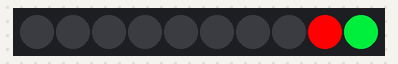
This sketch was run on a simulated Arduino Uno, built with avr-gcc and run on an emulated ATmega328P. On the bench: 10 RGB LEDs in strip order, left to right.

Above: at 0.05 s.
At 4.97 s:
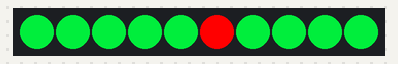
At 10.0 s:
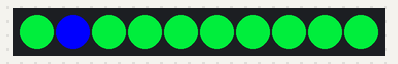
At 19.96 s:
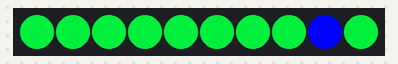
At 29.92 s:
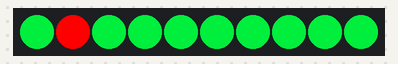
At 39.87 s:
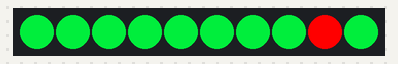

The sketch:

sketch_jul20a.ino
```cpp
#include <Adafruit_NeoPixel.h>
      #define PIN 2
      #define DE
// Parameter 1 = number of pixels in strip
// Parameter 2 = pin number (most are valid)
// Parameter 3 = pixel type flags, add together as needed:
//   NEO_KHZ800  800 KHz bitstream (most NeoPixel products w/WS2812 LEDs)
//   NEO_KHZ400  400 KHz (classic 'v1' (not v2) FLORA pixels, WS2811 drivers)
//   NEO_GRB     Pixels are wired for GRB bitstream (most NeoPixel products)
//   NEO_RGB     Pixels are wired for RGB bitstream (v1 FLORA pixels, not v2)
Adafruit_NeoPixel strip = Adafruit_NeoPixel(10, PIN, NEO_GRB + NEO_KHZ800);

void setup() {
  strip.setBrightness(255);
  strip.begin();
  strip.show(); // Initialize all pixels to 'off'
}


void loop () {
RedD(); RedU();
BlueD(); BlueU();
}

void Delay () {
  strip.show();
  delay(100);
}


void RedU () {
  strip.setPixelColor(0, 255, 0, 0);  strip.setPixelColor(1, 0, 200, 50);
  Delay();
  strip.setPixelColor(1, 255, 0, 0);  strip.setPixelColor(0, 0, 200, 50);
  Delay();
  strip.setPixelColor(2, 255, 0, 0);  strip.setPixelColor(1, 0, 200, 50);
  Delay();
  strip.setPixelColor(3, 255, 0, 0);  strip.setPixelColor(2, 0, 200, 50);
  Delay();
  strip.setPixelColor(4, 255, 0, 0);  strip.setPixelColor(3, 0, 200, 50);
  Delay();
  strip.setPixelColor(5, 255, 0, 0);  strip.setPixelColor(4, 0, 200, 50);
  Delay();
  strip.setPixelColor(6, 255, 0, 0);  strip.setPixelColor(5, 0, 200, 50);
  Delay();
  strip.setPixelColor(7, 255, 0, 0);  strip.setPixelColor(6, 0, 200, 50);
  Delay();
  strip.setPixelColor(8, 255, 0, 0);  strip.setPixelColor(7, 0, 200, 50);
  Delay();
  strip.setPixelColor(9, 255, 0, 0);  strip.setPixelColor(8, 0, 200, 50);
  Delay();
}
void RedD() {
  strip.setPixelColor(8, 255, 0, 0);  strip.setPixelColor(9, 0, 200, 50);
  Delay();
  strip.setPixelColor(7, 255, 0, 0);  strip.setPixelColor(8, 0, 200, 50);
  Delay();
  strip.setPixelColor(6, 255, 0, 0);  strip.setPixelColor(7, 0, 200, 50);
  Delay();
  strip.setPixelColor(5, 255, 0, 0);  strip.setPixelColor(6, 0, 200, 50);
  Delay();
  strip.setPixelColor(4, 255, 0, 0);  strip.setPixelColor(5, 0, 200, 50);
  Delay();
  strip.setPixelColor(3, 255, 0, 0);  strip.setPixelColor(4, 0, 200, 50);
  Delay();
  strip.setPixelColor(2, 255, 0, 0);  strip.setPixelColor(3, 0, 200, 50);
  Delay();
  strip.setPixelColor(1, 255, 0, 0);  strip.setPixelColor(2, 0, 200, 50);
  Delay();
}
void OrangeU () {
  strip.setPixelColor(0, 255, 125, 0);  strip.setPixelColor(1, 0, 200, 50);
  Delay();
  strip.setPixelColor(1, 255, 125, 0);  strip.setPixelColor(0, 0, 200, 50);
  Delay();
  strip.setPixelColor(2, 255, 125, 0);  strip.setPixelColor(1, 0, 200, 50);
  Delay();
  strip.setPixelColor(3, 255, 125, 0);  strip.setPixelColor(2, 0, 200, 50);
  Delay();
  strip.setPixelColor(4, 255, 125, 0);  strip.setPixelColor(3, 0, 200, 50);
  Delay();
  strip.setPixelColor(5, 255, 125, 0);  strip.setPixelColor(4, 0, 200, 50);
  Delay();
  strip.setPixelColor(6, 255, 125, 0);  strip.setPixelColor(5, 0, 200, 50);
  Delay();
  strip.setPixelColor(7, 255, 125, 0);  strip.setPixelColor(6, 0, 200, 50);
  Delay();
  strip.setPixelColor(8, 255, 125, 0);  strip.setPixelColor(7, 0, 200, 50);
  Delay();
  strip.setPixelColor(9, 255, 125, 0);  strip.setPixelColor(8, 0, 200, 50);
  Delay();
}
void OrangeD () {
  strip.setPixelColor(8, 255, 125, 0);  strip.setPixelColor(9, 0, 200, 50);
  Delay();
  strip.setPixelColor(7, 255, 125, 0);  strip.setPixelColor(8, 0, 200, 50);
  Delay();
  strip.setPixelColor(6, 255, 125, 0);  strip.setPixelColor(7, 0, 200, 50);
  Delay();
  strip.setPixelColor(5, 255, 125, 0);  strip.setPixelColor(6, 0, 200, 50);
  Delay();
  strip.setPixelColor(4, 255, 125, 0);  strip.setPixelColor(5, 0, 200, 50);
  Delay();
  strip.setPixelColor(3, 255, 125, 0);  strip.setPixelColor(4, 0, 200, 50);
  Delay();
  strip.setPixelColor(2, 255, 125, 0);  strip.setPixelColor(3, 0, 200, 50);
  Delay();
  strip.setPixelColor(1, 255, 125, 0);  strip.setPixelColor(2, 0, 200, 50);
  Delay();
}
void YellowU () {
  strip.setPixelColor(0, 255, 255, 0);  strip.setPixelColor(1, 0, 200, 50);
  Delay();
  strip.setPixelColor(1, 255, 255, 0);  strip.setPixelColor(0, 0, 200, 50);
  Delay();
  strip.setPixelColor(2, 255, 255, 0);  strip.setPixelColor(1, 0, 200, 50);
  Delay();
  strip.setPixelColor(3, 255, 255, 0);  strip.setPixelColor(2, 0, 200, 50);
  Delay();
  strip.setPixelColor(4, 255, 255, 0);  strip.setPixelColor(3, 0, 200, 50);
  Delay();
  strip.setPixelColor(5, 255, 255, 0);  strip.setPixelColor(4, 0, 200, 50);
  Delay();
  strip.setPixelColor(6, 255, 255, 0);  strip.setPixelColor(5, 0, 200, 50);
  Delay();
  strip.setPixelColor(7, 255, 255, 0);  strip.setPixelColor(6, 0, 200, 50);
  Delay();
  strip.setPixelColor(8, 255, 255, 0);  strip.setPixelColor(7, 0, 200, 50);
  Delay();
  strip.setPixelColor(9, 255, 255, 0);  strip.setPixelColor(8, 0, 200, 50);
  Delay();
}
void YellowD () {
  strip.setPixelColor(0, 255, 255, 0);  strip.setPixelColor(1, 0, 200, 50);
  Delay();
  strip.setPixelColor(1, 255, 255, 0);  strip.setPixelColor(0, 0, 200, 50);
  Delay();
  strip.setPixelColor(2, 255, 255, 0);  strip.setPixelColor(1, 0, 200, 50);
  Delay();
  strip.setPixelColor(3, 255, 255, 0);  strip.setPixelColor(2, 0, 200, 50);
  Delay();
  strip.setPixelColor(4, 255, 255, 0);  strip.setPixelColor(3, 0, 200, 50);
  Delay();
  strip.setPixelColor(5, 255, 255, 0);  strip.setPixelColor(4, 0, 200, 50);
  Delay();
  strip.setPixelColor(6, 255, 255, 0);  strip.setPixelColor(5, 0, 200, 50);
  Delay();
  strip.setPixelColor(7, 255, 255, 0);  strip.setPixelColor(6, 0, 200, 50);
  Delay();
  strip.setPixelColor(8, 255, 255, 0);  strip.setPixelColor(7, 0, 200, 50);
  Delay();
  strip.setPixelColor(9, 255, 255, 0);  strip.setPixelColor(8, 0, 200, 50);
  Delay();
}
void LightGreenU () {
  strip.setPixelColor(0, 255, 255, 0);  strip.setPixelColor(1, 0, 200, 50);
  Delay();
  strip.setPixelColor(1, 255, 255, 0);  strip.setPixelColor(0, 0, 200, 50);
  Delay();
  strip.setPixelColor(2, 255, 255, 0);  strip.setPixelColor(1, 0, 200, 50);
  Delay();
  strip.setPixelColor(3, 255, 255, 0);  strip.setPixelColor(2, 0, 200, 50);
  Delay();
  strip.setPixelColor(4, 255, 255, 0);  strip.setPixelColor(3, 0, 200, 50);
  Delay();
  strip.setPixelColor(5, 255, 255, 0);  strip.setPixelColor(4, 0, 200, 50);
  Delay();
  strip.setPixelColor(6, 255, 255, 0);  strip.setPixelColor(5, 0, 200, 50);
  Delay();
  strip.setPixelColor(7, 255, 255, 0);  strip.setPixelColor(6, 0, 200, 50);
  Delay();
  strip.setPixelColor(8, 255, 255, 0);  strip.setPixelColor(7, 0, 200, 50);
  Delay();
  strip.setPixelColor(9, 255, 255, 0);  strip.setPixelColor(8, 0, 200, 50);
  Delay();
}
void LightGreenD() {
  strip.setPixelColor(8, 255, 255, 0);  strip.setPixelColor(9, 0, 200, 50);
  Delay();
  strip.setPixelColor(7, 255, 255, 0);  strip.setPixelColor(8, 0, 200, 50);
  Delay();
  strip.setPixelColor(6, 255, 255, 0);  strip.setPixelColor(7, 0, 200, 50);
  Delay();
  strip.setPixelColor(5, 255, 255, 0);  strip.setPixelColor(6, 0, 200, 50);
  Delay();
  strip.setPixelColor(4, 255, 255, 0);  strip.setPixelColor(5, 0, 200, 50);
  Delay();
  strip.setPixelColor(3, 255, 255, 0);  strip.setPixelColor(4, 0, 200, 50);
  Delay();
  strip.setPixelColor(2, 255, 255, 0);  strip.setPixelColor(3, 0, 200, 50);
  Delay();
  strip.setPixelColor(1, 255, 255, 0);  strip.setPixelColor(2, 0, 200, 50);
  Delay();
}
void GreenU () {
  strip.setPixelColor(0, 0, 255, 0);  strip.setPixelColor(1, 0, 200, 50);
  Delay();
  strip.setPixelColor(1, 0, 255, 0);  strip.setPixelColor(0, 0, 200, 50);
  Delay();
  strip.setPixelColor(2, 0, 255, 0);  strip.setPixelColor(1, 0, 200, 50);
  Delay();
  strip.setPixelColor(3, 0, 255, 0);  strip.setPixelColor(2, 0, 200, 50);
  Delay();
  strip.setPixelColor(4, 0, 255, 0);  strip.setPixelColor(3, 0, 200, 50);
  Delay();
  strip.setPixelColor(5, 0, 255, 0);  strip.setPixelColor(4, 0, 200, 50);
  Delay();
  strip.setPixelColor(6, 0, 255, 0);  strip.setPixelColor(5, 0, 200, 50);
  Delay();
  strip.setPixelColor(7, 0, 255, 0);  strip.setPixelColor(6, 0, 200, 50);
  Delay();
  strip.setPixelColor(8, 0, 255, 0);  strip.setPixelColor(7, 0, 200, 50);
  Delay();
  strip.setPixelColor(9, 0, 255, 0);  strip.setPixelColor(8, 0, 200, 50);
  Delay();
}
void GreenD() {
  strip.setPixelColor(8, 0, 255, 0);  strip.setPixelColor(9, 0, 200, 50);
  Delay();
  strip.setPixelColor(7, 0, 255, 0);  strip.setPixelColor(8, 0, 200, 50);
  Delay();
  strip.setPixelColor(6, 0, 255, 0);  strip.setPixelColor(7, 0, 200, 50);
  Delay();
  strip.setPixelColor(5, 0, 255, 0);  strip.setPixelColor(6, 0, 200, 50);
  Delay();
  strip.setPixelColor(4, 0, 255, 0);  strip.setPixelColor(5, 0, 200, 50);
  Delay();
  strip.setPixelColor(3, 0, 255, 0);  strip.setPixelColor(4, 0, 200, 50);
  Delay();
  strip.setPixelColor(2, 0, 255, 0);  strip.setPixelColor(3, 0, 200, 50);
  Delay();
  strip.setPixelColor(1, 0, 255, 0);  strip.setPixelColor(2, 0, 200, 50);
  Delay();
}
void BlueGreenLightU () {
  strip.setPixelColor(0, 125, 255, 0);  strip.setPixelColor(1, 0, 200, 50);
  Delay();
  strip.setPixelColor(1, 125, 255, 0);  strip.setPixelColor(0, 0, 200, 50);
  Delay();
  strip.setPixelColor(2, 125, 255, 0);  strip.setPixelColor(1, 0, 200, 50);
  Delay();
  strip.setPixelColor(3, 125, 255, 0);  strip.setPixelColor(2, 0, 200, 50);
  Delay();
  strip.setPixelColor(4, 125, 255, 0);  strip.setPixelColor(3, 0, 200, 50);
  Delay();
  strip.setPixelColor(5, 125, 255, 0);  strip.setPixelColor(4, 0, 200, 50);
  Delay();
  strip.setPixelColor(6, 125, 255, 0);  strip.setPixelColor(5, 0, 200, 50);
  Delay();
  strip.setPixelColor(7, 125, 255, 0);  strip.setPixelColor(6, 0, 200, 50);
  Delay();
  strip.setPixelColor(8, 125, 255, 0);  strip.setPixelColor(7, 0, 200, 50);
  Delay();
  strip.setPixelColor(9, 125, 255, 0);  strip.setPixelColor(8, 0, 200, 50);
  Delay();
}
void BlueGreenLightD() {
  strip.setPixelColor(8, 125, 255, 0);  strip.setPixelColor(9, 0, 200, 50);
  Delay();
  strip.setPixelColor(7, 125, 255, 0);  strip.setPixelColor(8, 0, 200, 50);
  Delay();
  strip.setPixelColor(6, 125, 255, 0);  strip.setPixelColor(7, 0, 200, 50);
  Delay();
  strip.setPixelColor(5, 125, 255, 0);  strip.setPixelColor(6, 0, 200, 50);
  Delay();
  strip.setPixelColor(4, 125, 255, 0);  strip.setPixelColor(5, 0, 200, 50);
  Delay();
  strip.setPixelColor(3, 125, 255, 0);  strip.setPixelColor(4, 0, 200, 50);
  Delay();
  strip.setPixelColor(2, 125, 255, 0);  strip.setPixelColor(3, 0, 200, 50);
  Delay();
  strip.setPixelColor(1, 125, 255, 0);  strip.setPixelColor(2, 0, 200, 50);
  Delay();
}
void CyanU () {
  strip.setPixelColor(0, 0, 255, 255);  strip.setPixelColor(1, 0, 200, 50);
  Delay();
  strip.setPixelColor(1, 0, 255, 255);  strip.setPixelColor(0, 0, 200, 50);
  Delay();
  strip.setPixelColor(2, 0, 255, 255);  strip.setPixelColor(1, 0, 200, 50);
  Delay();
  strip.setPixelColor(3, 0, 255, 255);  strip.setPixelColor(2, 0, 200, 50);
  Delay();
  strip.setPixelColor(4, 0, 255, 255);  strip.setPixelColor(3, 0, 200, 50);
  Delay();
  strip.setPixelColor(5, 0, 255, 255);  strip.setPixelColor(4, 0, 200, 50);
  Delay();
  strip.setPixelColor(6, 0, 255, 255);  strip.setPixelColor(5, 0, 200, 50);
  Delay();
  strip.setPixelColor(7, 0, 255, 255);  strip.setPixelColor(6, 0, 200, 50);
  Delay();
  strip.setPixelColor(8, 0, 255, 255);  strip.setPixelColor(7, 0, 200, 50);
  Delay();
  strip.setPixelColor(9, 0, 255, 255);  strip.setPixelColor(8, 0, 200, 50);
  Delay();
}
void CyanD() {
  strip.setPixelColor(8, 0, 255, 255);  strip.setPixelColor(9, 0, 200, 50);
  Delay();
  strip.setPixelColor(7, 0, 255, 255);  strip.setPixelColor(8, 0, 200, 50);
  Delay();
  strip.setPixelColor(6, 0, 255, 255);  strip.setPixelColor(7, 0, 200, 50);
  Delay();
  strip.setPixelColor(5, 0, 255, 255);  strip.setPixelColor(6, 0, 200, 50);
  Delay();
  strip.setPixelColor(4, 0, 255, 255);  strip.setPixelColor(5, 0, 200, 50);
  Delay();
  strip.setPixelColor(3, 0, 255, 255);  strip.setPixelColor(4, 0, 200, 50);
  Delay();
  strip.setPixelColor(2, 0, 255, 255);  strip.setPixelColor(3, 0, 200, 50);
  Delay();
  strip.setPixelColor(1, 0, 255, 255);  strip.setPixelColor(2, 0, 200, 50);
  Delay();
}
void OceanU () {
  strip.setPixelColor(0, 0, 125, 255);  strip.setPixelColor(1, 0, 200, 50);
  Delay();
  strip.setPixelColor(1, 0, 125, 255);  strip.setPixelColor(0, 0, 200, 50);
  Delay();
  strip.setPixelColor(2, 0, 125, 255);  strip.setPixelColor(1, 0, 200, 50);
  Delay();
  strip.setPixelColor(3, 0, 125, 255);  strip.setPixelColor(2, 0, 200, 50);
  Delay();
  strip.setPixelColor(4, 0, 125, 255);  strip.setPixelColor(3, 0, 200, 50);
  Delay();
  strip.setPixelColor(5, 0, 125, 255);  strip.setPixelColor(4, 0, 200, 50);
  Delay();
  strip.setPixelColor(6, 0, 125, 255);  strip.setPixelColor(5, 0, 200, 50);
  Delay();
  strip.setPixelColor(7, 0, 125, 255);  strip.setPixelColor(6, 0, 200, 50);
  Delay();
  strip.setPixelColor(8, 0, 125, 255);  strip.setPixelColor(7, 0, 200, 50);
  Delay();
  strip.setPixelColor(9, 0, 125, 255);  strip.setPixelColor(8, 0, 200, 50);
  Delay();
}
void OceanD() {
  strip.setPixelColor(8, 0, 125, 255);  strip.setPixelColor(9, 0, 200, 50);
  Delay();
  strip.setPixelColor(7, 0, 125, 255);  strip.setPixelColor(8, 0, 200, 50);
  Delay();
  strip.setPixelColor(6, 0, 125, 255);  strip.setPixelColor(7, 0, 200, 50);
  Delay();
  strip.setPixelColor(5, 0, 125, 255);  strip.setPixelColor(6, 0, 200, 50);
  Delay();
  strip.setPixelColor(4, 0, 125, 255);  strip.setPixelColor(5, 0, 200, 50);
  Delay();
  strip.setPixelColor(3, 0, 125, 255);  strip.setPixelColor(4, 0, 200, 50);
  Delay();
  strip.setPixelColor(2, 0, 125, 255);  strip.setPixelColor(3, 0, 200, 50);
  Delay();
  strip.setPixelColor(1, 0, 125, 255);  strip.setPixelColor(2, 0, 200, 50);
  Delay();
}
void BlueU(){
  strip.setPixelColor(0, 0, 0, 255); strip.setPixelColor(1, 0, 200, 50);
  Delay();
  strip.setPixelColor(1, 0, 0, 255); strip.setPixelColor(0, 0, 200, 50);
  Delay();
  strip.setPixelColor(2, 0, 0, 255); strip.setPixelColor(1, 0, 200, 50);
  Delay();
  strip.setPixelColor(3, 0, 0, 255); strip.setPixelColor(2, 0, 200, 50);
  Delay();
  strip.setPixelColor(4, 0, 0, 255); strip.setPixelColor(3, 0, 200, 50);
  Delay();
  strip.setPixelColor(5, 0, 0, 255); strip.setPixelColor(4, 0, 200, 50);
  Delay();
  strip.setPixelColor(6, 0, 0, 255); strip.setPixelColor(5, 0, 200, 50);
  Delay();
  strip.setPixelColor(7, 0, 0, 255); strip.setPixelColor(6, 0, 200, 50);
  Delay();
  strip.setPixelColor(8, 0, 0, 255); strip.setPixelColor(7, 0, 200, 50);
  Delay();
  strip.setPixelColor(9, 0, 0, 255); strip.setPixelColor(8, 0, 200, 50);
  Delay();
}
void BlueD () {
  strip.setPixelColor(8, 0, 0, 255); strip.setPixelColor(9, 0, 200, 50);
  Delay();
  strip.setPixelColor(7, 0, 0, 255); strip.setPixelColor(8, 0, 200, 50);
  Delay();
  strip.setPixelColor(6, 0, 0, 255); strip.setPixelColor(7, 0, 200, 50);
  Delay();
  strip.setPixelColor(5, 0, 0, 255); strip.setPixelColor(6, 0, 200, 50);
  Delay();
  strip.setPixelColor(4, 0, 0, 255); strip.setPixelColor(5, 0, 200, 50);
  Delay();
  strip.setPixelColor(3, 0, 0, 255); strip.setPixelColor(4, 0, 200, 50);
  Delay();
  strip.setPixelColor(2, 0, 0, 255); strip.setPixelColor(3, 0, 200, 50);
  Delay();
  strip.setPixelColor(1, 0, 0, 255); strip.setPixelColor(2, 0, 200, 50);
  Delay();
}
void VioletU () {
  strip.setPixelColor(0, 125, 0, 255);  strip.setPixelColor(1, 0, 200, 50);
  Delay();
  strip.setPixelColor(1, 125, 0, 255);  strip.setPixelColor(0, 0, 200, 50);
  Delay();
  strip.setPixelColor(2, 125, 0, 255);  strip.setPixelColor(1, 0, 200, 50);
  Delay();
  strip.setPixelColor(3, 125, 0, 255);  strip.setPixelColor(2, 0, 200, 50);
  Delay();
  strip.setPixelColor(4, 125, 0, 255);  strip.setPixelColor(3, 0, 200, 50);
  Delay();
  strip.setPixelColor(5, 125, 0, 255);  strip.setPixelColor(4, 0, 200, 50);
  Delay();
  strip.setPixelColor(6, 125, 0, 255);  strip.setPixelColor(5, 0, 200, 50);
  Delay();
  strip.setPixelColor(7, 125, 0, 255);  strip.setPixelColor(6, 0, 200, 50);
  Delay();
  strip.setPixelColor(8, 125, 0, 255);  strip.setPixelColor(7, 0, 200, 50);
  Delay();
  strip.setPixelColor(9, 125, 0, 255);  strip.setPixelColor(8, 0, 200, 50);
  Delay();
}
void VioletD() {
  strip.setPixelColor(8, 125, 0, 255);  strip.setPixelColor(9, 0, 200, 50);
  Delay();
  strip.setPixelColor(7, 125, 0, 255);  strip.setPixelColor(8, 0, 200, 50);
  Delay();
  strip.setPixelColor(6, 125, 0, 255);  strip.setPixelColor(7, 0, 200, 50);
  Delay();
  strip.setPixelColor(5, 125, 0, 255);  strip.setPixelColor(6, 0, 200, 50);
  Delay();
  strip.setPixelColor(4, 125, 0, 255);  strip.setPixelColor(5, 0, 200, 50);
  Delay();
  strip.setPixelColor(3, 125, 0, 255);  strip.setPixelColor(4, 0, 200, 50);
  Delay();
  strip.setPixelColor(2, 125, 0, 255);  strip.setPixelColor(3, 0, 200, 50);
  Delay();
  strip.setPixelColor(1, 125, 0, 255);  strip.setPixelColor(2, 0, 200, 50);
  Delay();
}
void MagentaU () {
  strip.setPixelColor(0, 255, 0, 255);  strip.setPixelColor(1, 0, 200, 50);
  Delay();
  strip.setPixelColor(1, 255, 0, 255);  strip.setPixelColor(0, 0, 200, 50);
  Delay();
  strip.setPixelColor(2, 255, 0, 255);  strip.setPixelColor(1, 0, 200, 50);
  Delay();
  strip.setPixelColor(3, 255, 0, 255);  strip.setPixelColor(2, 0, 200, 50);
  Delay();
  strip.setPixelColor(4, 255, 0, 255);  strip.setPixelColor(3, 0, 200, 50);
  Delay();
  strip.setPixelColor(5, 255, 0, 255);  strip.setPixelColor(4, 0, 200, 50);
  Delay();
  strip.setPixelColor(6, 255, 0, 255);  strip.setPixelColor(5, 0, 200, 50);
  Delay();
  strip.setPixelColor(7, 255, 0, 255);  strip.setPixelColor(6, 0, 200, 50);
  Delay();
  strip.setPixelColor(8, 255, 0, 255);  strip.setPixelColor(7, 0, 200, 50);
  Delay();
  strip.setPixelColor(9, 255, 0, 255);  strip.setPixelColor(8, 0, 200, 50);
  Delay();
}
void MagentaD() {
  strip.setPixelColor(8, 255, 0, 255);  strip.setPixelColor(9, 0, 200, 50);
  Delay();
  strip.setPixelColor(7, 255, 0, 255);  strip.setPixelColor(8, 0, 200, 50);
  Delay();
  strip.setPixelColor(6, 255, 0, 255);  strip.setPixelColor(7, 0, 200, 50);
  Delay();
  strip.setPixelColor(5, 255, 0, 255);  strip.setPixelColor(6, 0, 200, 50);
  Delay();
  strip.setPixelColor(4, 255, 0, 255);  strip.setPixelColor(5, 0, 200, 50);
  Delay();
  strip.setPixelColor(3, 255, 0, 255);  strip.setPixelColor(4, 0, 200, 50);
  Delay();
  strip.setPixelColor(2, 255, 0, 255);  strip.setPixelColor(3, 0, 200, 50);
  Delay();
  strip.setPixelColor(1, 255, 0, 255);  strip.setPixelColor(2, 0, 200, 50);
  Delay();
}
void RaspberryU () {
  strip.setPixelColor(0, 255, 0, 125);  strip.setPixelColor(1, 0, 200, 50);
  Delay();
  strip.setPixelColor(1, 255, 0, 125);  strip.setPixelColor(0, 0, 200, 50);
  Delay();
  strip.setPixelColor(2, 255, 0, 125);  strip.setPixelColor(1, 0, 200, 50);
  Delay();
  strip.setPixelColor(3, 255, 0, 125);  strip.setPixelColor(2, 0, 200, 50);
  Delay();
  strip.setPixelColor(4, 255, 0, 125);  strip.setPixelColor(3, 0, 200, 50);
  Delay();
  strip.setPixelColor(5, 255, 0, 125);  strip.setPixelColor(4, 0, 200, 50);
  Delay();
  strip.setPixelColor(6, 255, 0, 125);  strip.setPixelColor(5, 0, 200, 50);
  Delay();
  strip.setPixelColor(7, 255, 0, 125);  strip.setPixelColor(6, 0, 200, 50);
  Delay();
  strip.setPixelColor(8, 255, 0, 125);  strip.setPixelColor(7, 0, 200, 50);
  Delay();
  strip.setPixelColor(9, 255, 0, 125);  strip.setPixelColor(8, 0, 200, 50);
  Delay();
}
void RaspberryD() {
  strip.setPixelColor(8, 255, 0, 125);  strip.setPixelColor(9, 0, 200, 50);
  Delay();
  strip.setPixelColor(7, 255, 0, 125);  strip.setPixelColor(8, 0, 200, 50);
  Delay();
  strip.setPixelColor(6, 255, 0, 125);  strip.setPixelColor(7, 0, 200, 50);
  Delay();
  strip.setPixelColor(5, 255, 0, 125);  strip.setPixelColor(6, 0, 200, 50);
  Delay();
  strip.setPixelColor(4, 255, 0, 125);  strip.setPixelColor(5, 0, 200, 50);
  Delay();
  strip.setPixelColor(3, 255, 0, 125);  strip.setPixelColor(4, 0, 200, 50);
  Delay();
  strip.setPixelColor(2, 255, 0, 125);  strip.setPixelColor(3, 0, 200, 50);
  Delay();
  strip.setPixelColor(1, 255, 0, 125);  strip.setPixelColor(2, 0, 200, 50)
  ;
  Delay();
}
```
